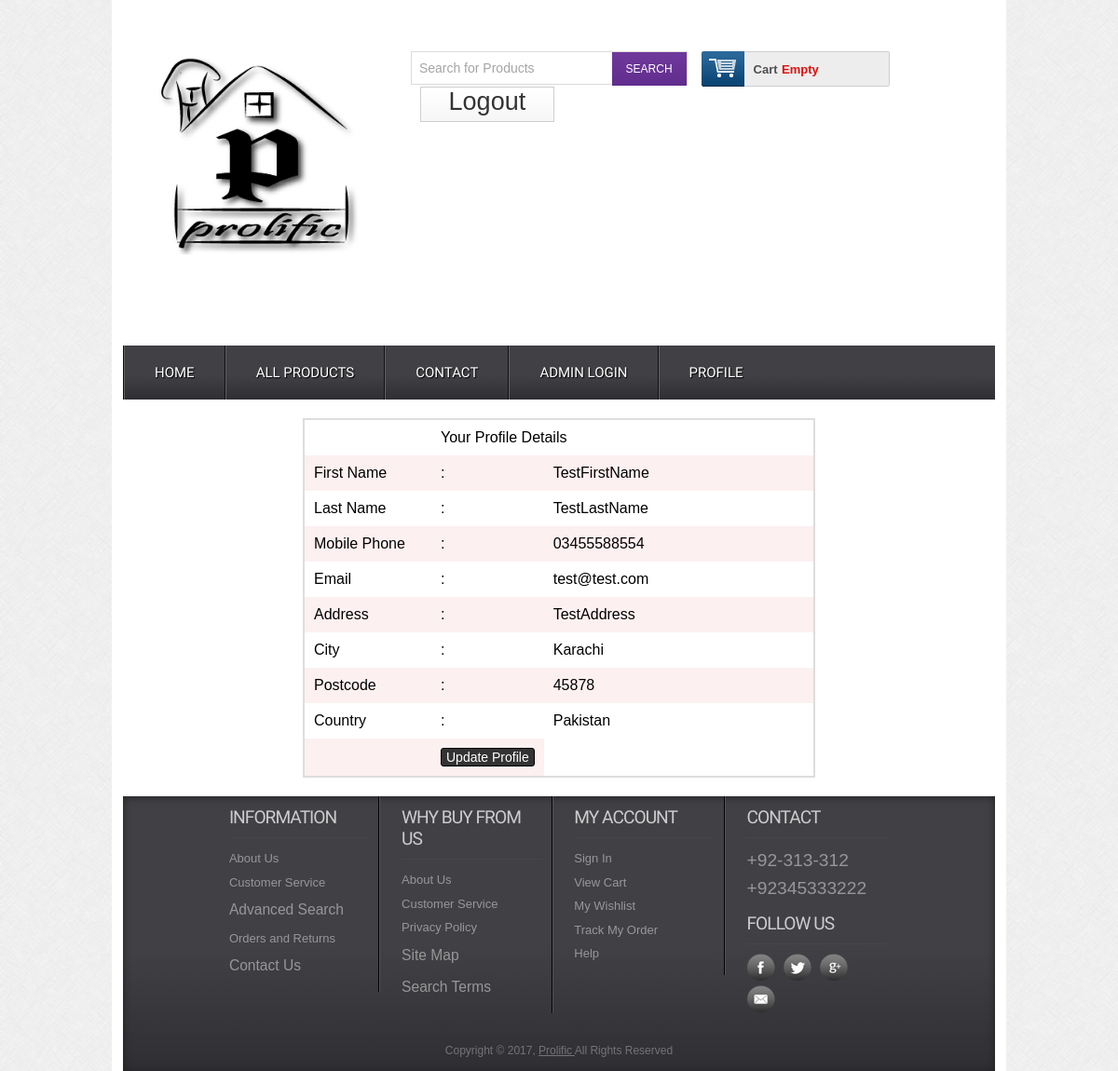
The page /profile.php (signed in) on the database its author committed.
### tables this page shows
CREATE TABLE `tbl_customer` (
  `cusId` int(11) NOT NULL,
  `firstName` varchar(255) NOT NULL,
  `lastName` varchar(255) NOT NULL,
  `address` text NOT NULL,
  `city` varchar(255) NOT NULL,
  `postcode` varchar(10) NOT NULL,
  `country` varchar(50) NOT NULL,
  `email` varchar(255) NOT NULL,
  `phone` varchar(15) NOT NULL,
  `username` varchar(52) NOT NULL,
  `password` varchar(50) NOT NULL
);

### lib/Database.php (called while the page is built, shortened)
<?php
Class Database{
 public $host   = DB_HOST;
 public $user   = DB_USER;
 public $pass   = DB_PASS;
 public $dbname = DB_NAME;
 public $link;
private function connectDB(){
	 $this->link = new mysqli($this->host, $this->user, $this->pass,  $this->dbname);
 }
public function select($query){
	$result = $this->link->query($query) or
        die($this->link->error.__LINE__);
	  if($result->num_rows > 0){
		return $result;
	  } else {
		return false;
  }
 }
}
?>

### lib/Session.php (called while the page is built, shortened)
<?php
class Session{
	 public static function get($key){
		if (isset($_SESSION[$key])) {
		   return $_SESSION[$key];
		 } else {
		   return false;
		}
	 }
}
?>

### classes/Customer.php (called while the page is built, shortened)
<?php
    $filepath = realpath(dirname(__FILE__));
    include_once ($filepath.'/../lib/Database.php');
?>
<?php
class Customer{
    private $db;
    public function __construct(){
            $this->db = new Database();
    }
    public function getCustomerdata($id){
        $query = "SELECT * FROM tbl_customer  WHERE cusId = '$id'";
        $result = $this->db->select($query);
        return $result;
    }
}
?>

### profile.php (the view, shortened to what this page needs)
<?php include 'inc/header.php';?>
<div class="main">
    <div class="content">
        <div class="section group">
        <?php
            $id = Session::get("cusId");
            $getdata = $cmr->getCustomerdata($id);
            if ($getdata){
                while($result = $getdata->fetch_assoc()){
        ?>
        <form action="" method="post">
        <table class="tblone">
            <tr>
                <td></td>
                <td colspan="3" font-color="red">Your Profile Details</td>
            </tr>
            <tr>
                <td width="25%">First Name</td>
                <td width="5%">:</td>
                <td><?php echo $result['firstName'];?></td>
            </tr>
            <tr>
                <td width="20%">Last Name</td>
                <td width="5%">:</td>
                <td><?php echo $result['lastName'];?></td>
            </tr>
            <tr>
                <td>Mobile Phone</td>
                <td>:</td>
                <td><?php echo $result['phone'];?></td>
            </tr>
            <tr>
                <td>Email</td>
                <td>:</td>
                <td><?php echo $result['email'];?></td>
            </tr>
            <tr>
                <td>Address</td>
                <td>:</td>
                <td><?php echo $result['address'];?></td>
            </tr>
            <tr>
                <td>City</td>
                <td>:</td>
                <td><?php echo $result['city'];?></td>
            </tr>
            <tr>
                <td>Postcode</td>
                <td>:</td>
                <td><?php echo $result['postcode'];?></td>
            </tr>
            <tr>
                <td>Country</td>
                <td>:</td>
                <td><?php echo $result['country'];?></td>
            </tr>
            <tr>
                <td></td>
                <td><input type="submit" name="update" value="Update Profile"></td>
            </tr>
        </table>
        </form>
        <?php } } ?>
        </div>
    </div>
</div>
<?php include 'inc/footer.php';?>

### css/style.css (style rules this page uses)
html,body,div,span,applet,object,iframe,h1,h2,h3,h4,h5,h6,p,blockquote,pre,a,abbr,acronym,address,big,cite,code,del,dfn,em,img,ins,kbd,q,s,samp,small,strike,strong,sub,sup,tt,var,b,u,i,dl,dt,dd,ol,nav ul,nav li,fieldset,form,label,legend,table,caption,tbody,tfoot,thead,tr,th,td,article,aside,canvas,details,embed,figure,figcaption,footer,header,hgroup,menu,nav,output,ruby,section,summary,time,mark,audio,video { margin:0;padding:0;border:0;font-size:100%;font:inherit;vertical-align:baseline; }
table { border-collapse:collapse;border-spacing:0; }
body { font-family:Arial, Helvetica, sans-serif; background:url(../images/body_bg3.jpg); }
.section { clear: both; padding: 0px; margin: 0px; }
.group:before, .group:after { content:""; display:table; }
.group:after { clear:both; }
.group { zoom:1; }
.content { padding:20px 0; background:#FFF; }
.tblone { border: 1px solid #fff; margin-bottom: 12px; width: 100%; }
.tblone td { padding:10px;text-align:center; }
table.tblone tr:nth-child(2n+1) { background:#fff;height:30px; }
table.tblone tr:nth-child(2n) { background:#fdf0f1;height:30px; }
table.tblone input[type="submit"] { background: #333 none repeat scroll 0 0; border: 1px solid #000; border-radius: 3px; color: #fff; cursor: pointer; font-size: 14px; padding: 1px 5px; }

### profile.php (style rules this page uses)
.tblone { width:550px;margin:0 auto; border:2px solid #ddd; }
.tblone tr td { text-align:justify; }

### rows shown on the page
tbl_customer: firstName "TestFirstName", lastName "TestLastName", phone "03455588554", email "test@test.com", address "TestAddress", city "Karachi", postcode "45878", country "Pakistan"
